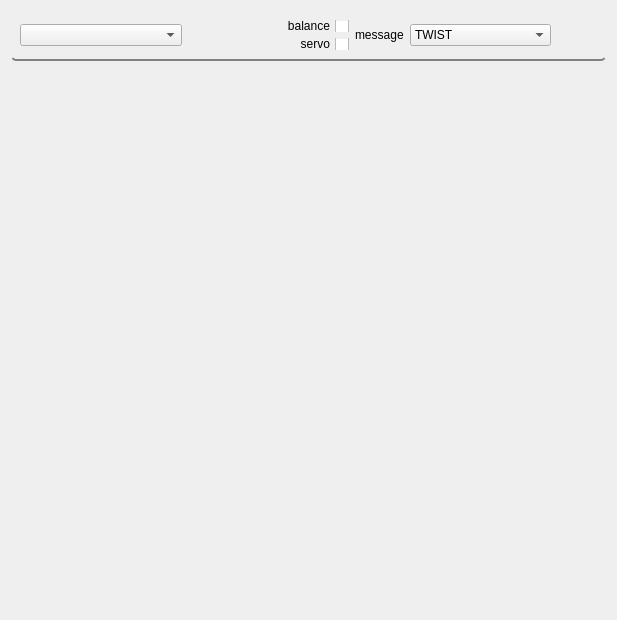
<?xml version="1.0" encoding="UTF-8"?>
<ui version="4.0">
 <class>Form</class>
 <widget class="QWidget" name="Form">
  <property name="geometry">
   <rect>
    <x>0</x>
    <y>0</y>
    <width>617</width>
    <height>620</height>
   </rect>
  </property>
  <property name="windowTitle">
   <string>Form</string>
  </property>
  <layout class="QVBoxLayout" name="verticalLayout">
   <item>
    <widget class="QGroupBox" name="groupBox">
     <property name="minimumSize">
      <size>
       <width>0</width>
       <height>50</height>
      </size>
     </property>
     <property name="maximumSize">
      <size>
       <width>16777215</width>
       <height>50</height>
      </size>
     </property>
     <property name="styleSheet">
      <string notr="true"> QGroupBox {
 background-color: qlineargradient(x1: 0, y1: 0, x2: 0, y2: 1,
                                   stop: 0 #edb514, stop: 1 #ea4000);
 border-bottom: 2px solid gray;
 border-radius: 5px;
 margin-top: 0; /* leave space at the top for the title */
}</string>
     </property>
     <property name="title">
      <string/>
     </property>
     <layout class="QHBoxLayout" name="horizontalLayout">
      <item>
       <widget class="QComboBox" name="comboBox">
        <property name="minimumSize">
         <size>
          <width>100</width>
          <height>0</height>
         </size>
        </property>
        <property name="cursor">
         <cursorShape>PointingHandCursor</cursorShape>
        </property>
       </widget>
      </item>
      <item>
       <layout class="QHBoxLayout" name="horizontalLayout_3">
        <item>
         <layout class="QVBoxLayout" name="verticalLayout_2">
          <item>
           <widget class="QCheckBox" name="balanceCheckBoxUI">
            <property name="cursor">
             <cursorShape>PointingHandCursor</cursorShape>
            </property>
            <property name="layoutDirection">
             <enum>Qt::RightToLeft</enum>
            </property>
            <property name="text">
             <string>balance</string>
            </property>
           </widget>
          </item>
          <item>
           <widget class="QCheckBox" name="servoCheckBoxUI">
            <property name="cursor">
             <cursorShape>PointingHandCursor</cursorShape>
            </property>
            <property name="layoutDirection">
             <enum>Qt::RightToLeft</enum>
            </property>
            <property name="text">
             <string>servo</string>
            </property>
           </widget>
          </item>
         </layout>
        </item>
       </layout>
      </item>
      <item>
       <layout class="QHBoxLayout" name="horizontalLayout_2">
        <item>
         <widget class="QLabel" name="label">
          <property name="text">
           <string>message</string>
          </property>
         </widget>
        </item>
        <item>
         <widget class="QComboBox" name="messageTypeComboBoxUI">
          <item>
           <property name="text">
            <string>TWIST</string>
           </property>
          </item>
          <item>
           <property name="text">
            <string>MOTOR COMMAND</string>
           </property>
          </item>
         </widget>
        </item>
       </layout>
      </item>
      <item>
       <widget class="QPushButton" name="settingsButton">
        <property name="minimumSize">
         <size>
          <width>15</width>
          <height>15</height>
         </size>
        </property>
        <property name="maximumSize">
         <size>
          <width>40</width>
          <height>40</height>
         </size>
        </property>
        <property name="cursor">
         <cursorShape>PointingHandCursor</cursorShape>
        </property>
        <property name="autoFillBackground">
         <bool>false</bool>
        </property>
        <property name="styleSheet">
         <string notr="true">border: none;
background-color:none;</string>
        </property>
        <property name="text">
         <string/>
        </property>
        <property name="icon">
         <iconset>
          <normaloff>imgs/settings1.png</normaloff>imgs/settings1.png</iconset>
        </property>
       </widget>
      </item>
     </layout>
    </widget>
   </item>
   <item>
    <widget class="QWidget" name="joystickWidget" native="true"/>
   </item>
  </layout>
 </widget>
 <resources/>
 <connections/>
</ui>
